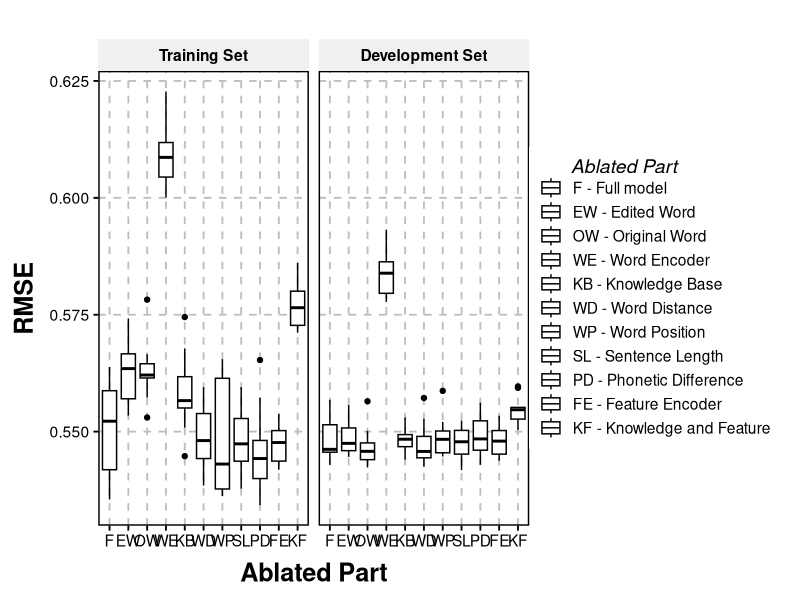

This chart was generated by the following R code:
theme_Publication <- function(base_size=14, base_family="helvetica") {
  library(grid)
  library(ggthemes)
  (theme_foundation(base_size=base_size, base_family=base_family)
    + theme(plot.title = element_text(face = "bold",
                                      size = rel(1.5), hjust = 0.5),
            text = element_text(),
            panel.background = element_rect(colour = NA),
            plot.background = element_rect(colour = NA),
            panel.border = element_rect(colour = "black", size=1),
            axis.title = element_text(face = "bold",size = rel(1.3)),
            axis.title.y = element_text(angle=90,vjust =2),
            axis.title.x = element_text(vjust = -0.2),
            axis.text = element_text(), 
            # axis.line = element_line(colour="black"),
            axis.line = element_blank(),
            axis.ticks = element_line(),
            panel.grid.major = element_line(colour = "gray", linetype = "dashed"),
            panel.grid.minor = element_blank(),
            legend.key = element_rect(colour = NA),
            legend.position = "right",
            legend.direction = "vertical",
            legend.box.spacing = unit(0, "cm"),
            legend.spacing = unit(0, "cm"),
            legend.title = element_text(face="italic", margin=margin(l=23)),
            plot.margin=unit(c(10,5,5,5),"mm"),
            strip.background=element_rect(colour="#f0f0f0",fill="#f0f0f0"),
            strip.text = element_text(face="bold")
    ))
  
}


library(dplyr)
library(ggplot2)

entire <- read.csv('all_points.csv', header=T)
# sums <- read.csv("summary.csv", header=T)

entire$Group = as.factor(entire$Group)
# sums$Group = as.factor(sums$Group)

entire$Set = factor(entire$Set, levels=c("Train", "Dev"), labels=c("Training Set", "Development Set"), ordered=T)

  codes = c("F", "EW", "OW", "WE", "KB", "WD", "WP", "SL", "PD", "FE", "KF")
labels = c(
  "F - Full model",
  "EW - Edited Word",
  "OW - Original Word",
  "WE - Word Encoder",
  "KB - Knowledge Base",
  "WD - Word Distance",
  "WP - Word Position",
  "SL - Sentence Length",
  "PD - Phonetic Difference",
  "FE - Feature Encoder",
  "KF - Knowledge and Feature" 
)


# Boxplots

filter(entire, Kind=="RMSE") %>%
ggplot(aes(x=Group, y=Value, color=Group)) +
  geom_boxplot() +
  scale_x_discrete(
    labels=codes
  ) +
  scale_y_continuous() +
  scale_color_manual(values=rep("black",11), labels=labels) +
  theme_Publication() +
  facet_grid(cols=vars(Set), scales="free") +
  guides(color=guide_legend(override.aes = c(size=0))) +
  xlab("Ablated Part") +
  ylab("RMSE") +
  labs(color="Ablated Part")





